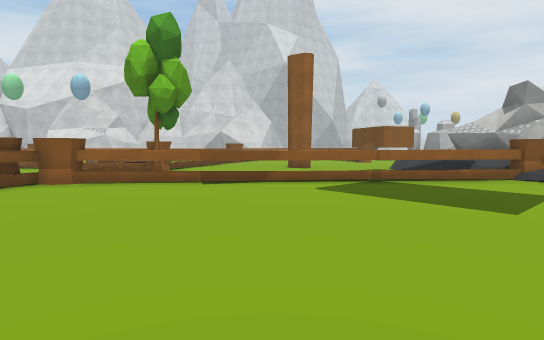
view 1 (above)

24 first-person views from a walk through a Unity game level. The camera is 1.4 m above the floor, tilts 4° down and sees 80° across. The floor is counted in squares, 2 m on a side. Each view is taken from the middle of a square. On the plan, view 1 faces up. The plan holds only what a view shows up to about 10 squares ahead; the rest is blank. The place goes on beyond the plan. The player is left out. Some surface patterns are stand-ins.

view 2
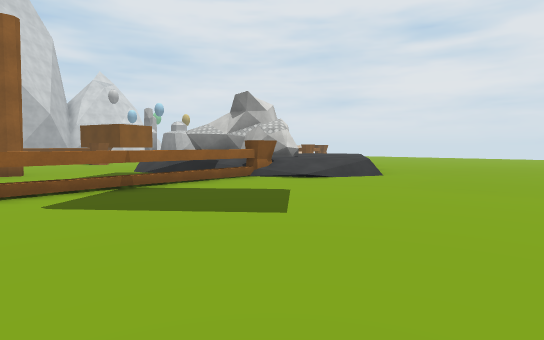

view 3
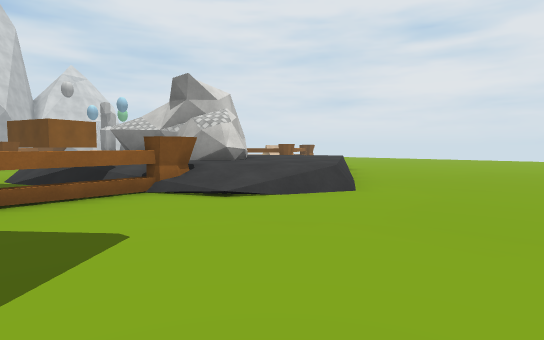

view 4
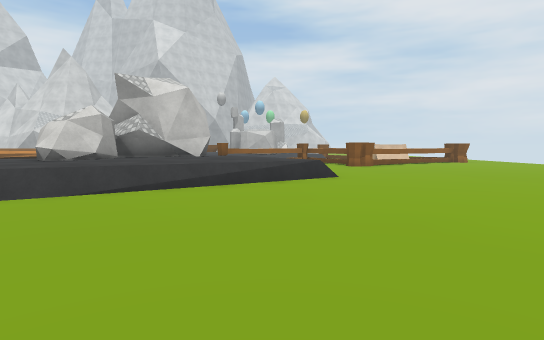

view 5
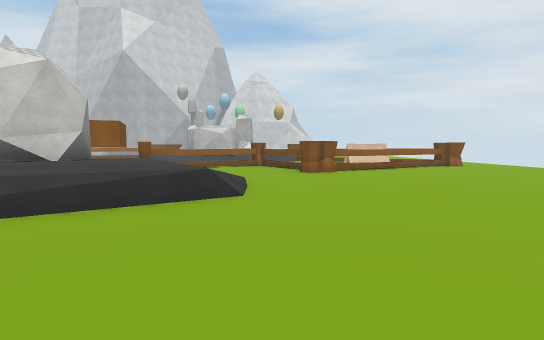

view 6
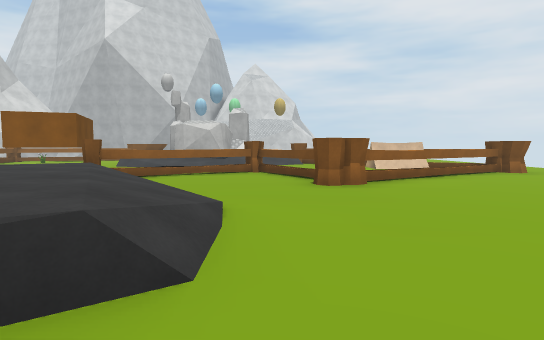

view 7
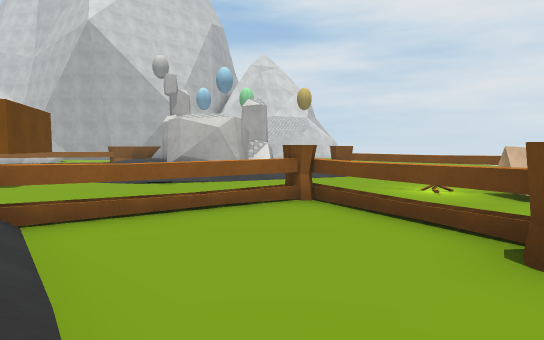

view 8
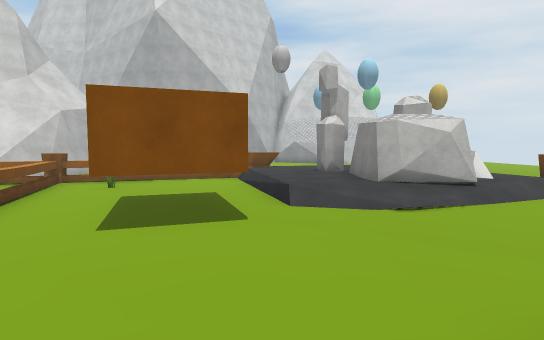

view 9
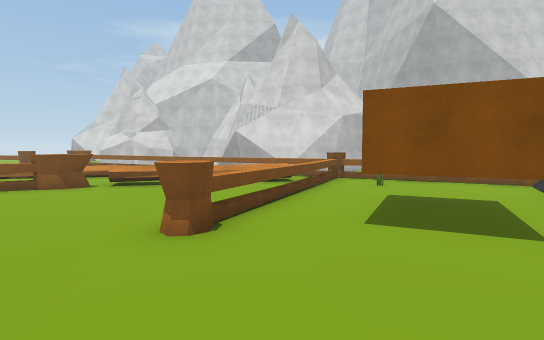

view 10
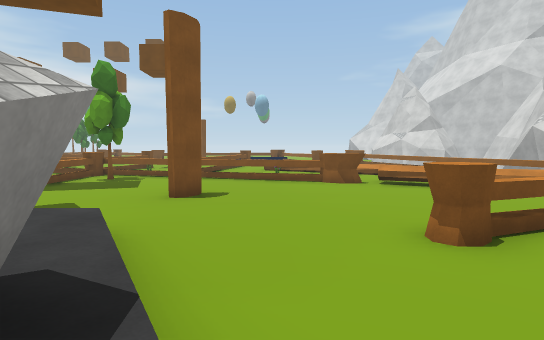

view 11
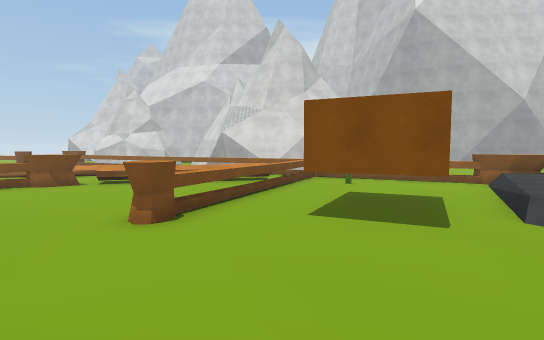

view 12
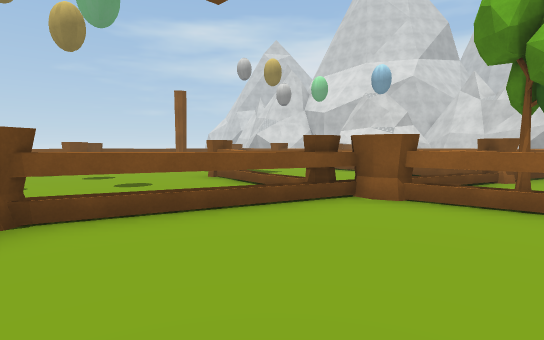

view 13
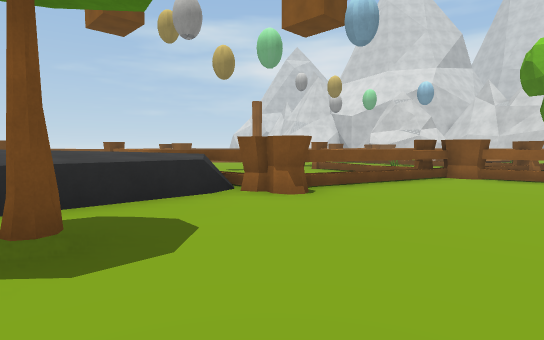

view 14
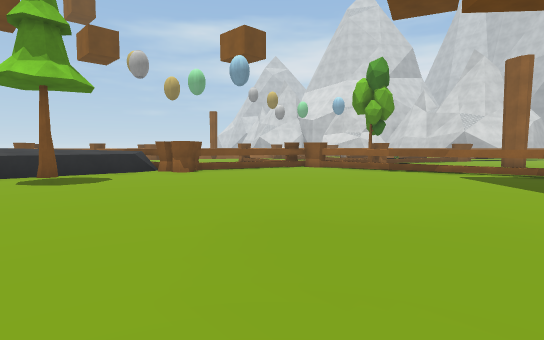

view 15
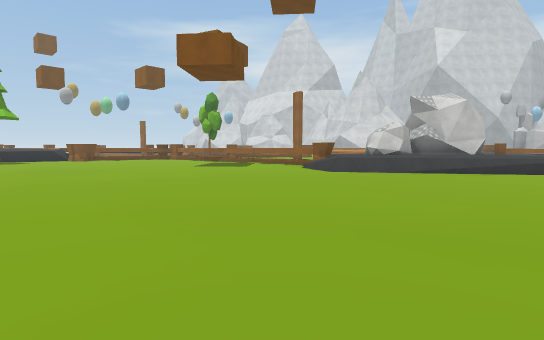

view 16
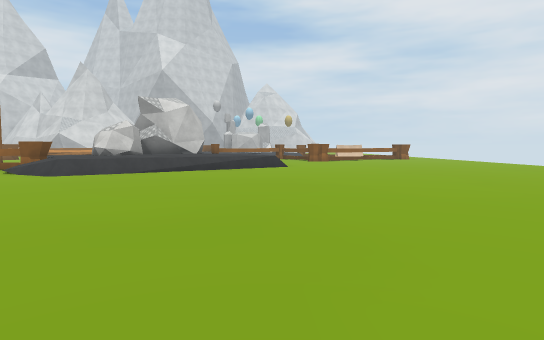

view 17
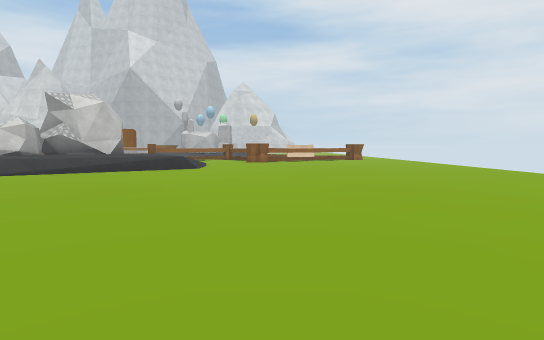

view 18
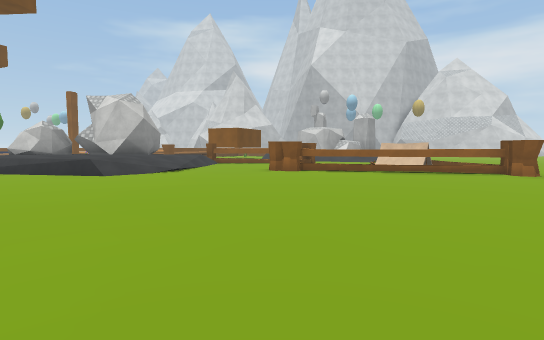

view 19
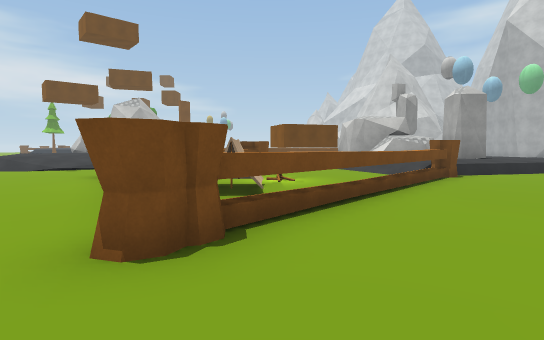

view 20
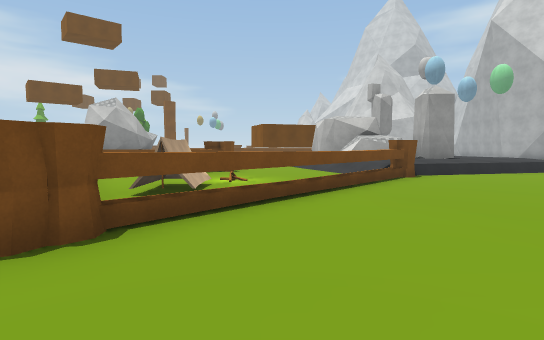

view 21
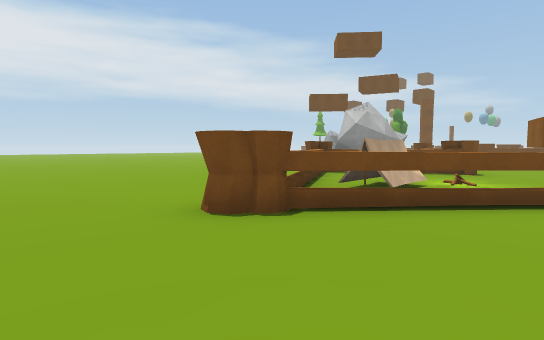

view 22
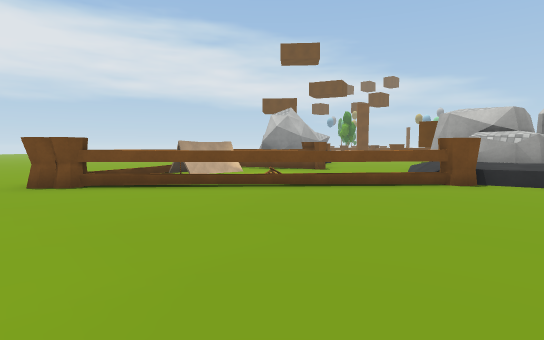

view 23
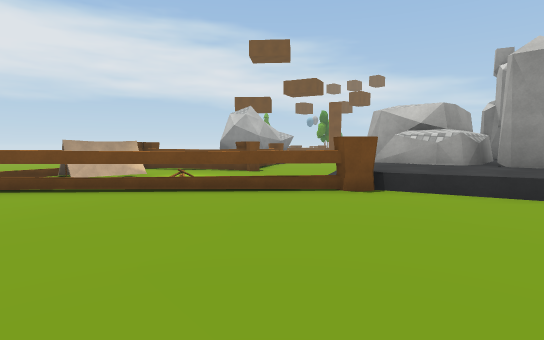

view 24
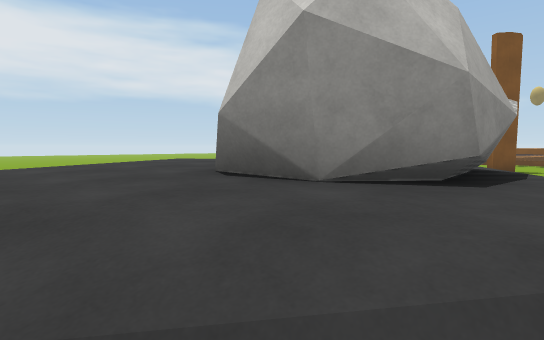

### Floor plan
Key: @ floor where view 1 was taken; # wall or solid block; . main floor; : floor 0.5 m higher than the main floor; + floor 0.75 m higher than the main floor; * floor 1 m higher than the main floor; % floor 1.25 m higher than the main floor; / step, stairs or slope; = window, fence, low wall or low ledge; ^ raised ledge; R rock; T tent; E tree; O other object.
Columns run from 12 left of view 1 to 23 right of it. Each row starts with its distance up from view 1.
 24                  ^^^+    +:......
 23               ^^^../++  O+:........
 22             ^^^.....++ RRR+/.......
 21              ^^.O.../+R RR+^.......
 20              ^....#.=+RRR///^......
 19             ^..^. ##/////....^^.....
 18              ..^..##...........^....
 17           ^^....^.#.........///.^...
 16           =#....^........^^..TT.^#..
 15           ##....#......^^.^...^^....
 14           #..........=^....^^^......
 13            ........//++/...#.......
 12           ........RRRR++/..........
 11          #...#../++RRRR+//.........
 10        ###....../+  RR*++/.........
  9     ... ##....../++RR***+/.........
  8     ..O #O....   /+RR**+//..........
  7     #   #. #...%%=#++*+=............
  6  ..  ####.# ......//+=/.............
  5  ..... #.........../=..............
  4  ..... #..........................
  3  .....##.........................
  2 ##=   ##.........................
  1   =  =#.........................
  0   = %//.....@..................
 -1     %%........................
 -2     %=.E................... .
 -3           ......    ......

Positions as (right, up) in squares from view 1, and headings:
1: (0, 0), facing up
2: (0, 1), facing up-right
3: (3, 2), facing up-right
4: (12, 1), facing up
5: (14, 4), facing up
6: (14, 7), facing up
7: (13, 11), facing up
8: (8, 13), facing up
9: (8, 13), facing up-left
10: (8, 13), facing left
11: (9, 13), facing up-left
12: (-2, 2), facing up-left
13: (-2, -2), facing up-left
14: (3, -3), facing up-left
15: (13, -3), facing up-left
16: (13, -3), facing up
17: (16, -2), facing up
18: (22, 6), facing up-left
19: (23, 17), facing left
20: (23, 18), facing left
21: (23, 19), facing down-left
22: (22, 23), facing down-left
23: (20, 24), facing down-left
24: (12, 13), facing down-left
